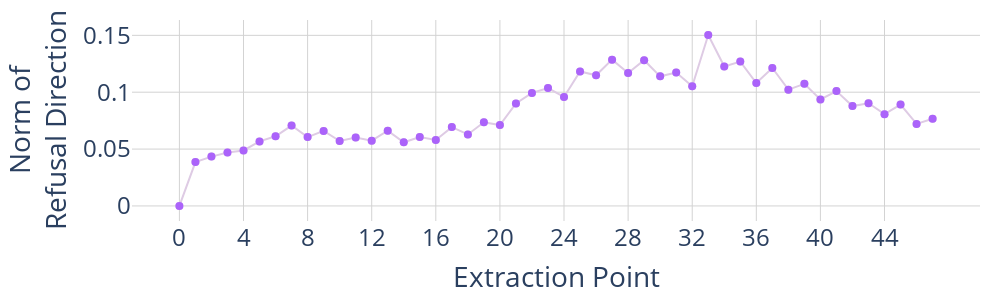
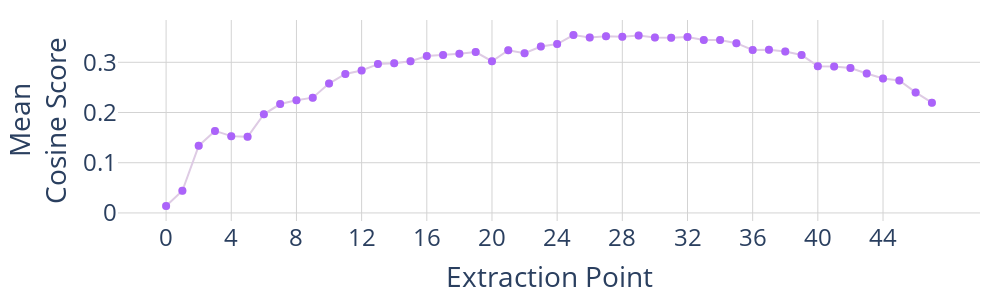

The cell these charts' notebook holds for them, in order:
### Code cell
from torch.nn.functional import normalize

layer_names = sum([[f"{i}", f"{i}-mid"] for i in range(num_layers)], [])
layer_names = [str(i) for i in range(2 * num_layers)]

harmful_acts_normed_mean_normed = normalize(
    harmful_acts_normed_mean[:, :, chosen_token], dim=-1
)
harmless_acts_normed_mean_normed = normalize(
    harmless_acts_normed_mean[:, :, chosen_token], dim=-1
)
raw_dirs = harmful_acts_normed_mean_normed - harmless_acts_normed_mean_normed

raw_dirs = raw_dirs.reshape((-1, raw_dirs.shape[-1]))

fig = go.Figure()

fig.add_trace(
    go.Scatter(
        x=layer_names,
        y=raw_dirs.norm(dim=-1),
        mode="lines+markers",
        yaxis="y",
        marker_color=colour_map_light["neutral"],
        marker_size=8,
        showlegend=False,
    )
)
fig.add_trace(
    go.Scatter(
        x=layer_names[::],
        y=raw_dirs.norm(dim=-1)[::],
        mode="markers",
        yaxis="y",
        marker_color=colour_map["neutral"],
        marker_size=8,
        showlegend=False,
    )
)

print(layer_names[np.argmax(raw_dirs.norm(dim=-1)[:-1])])


fig.update_layout(
    # title=(
    #     "Statistics of refusal direction candidates at each layer"
    #     f" layer for {MODEL_PATH}"
    # ),
    plot_bgcolor="white",
    grid=dict(rows=1, columns=1),
    xaxis=dict(
        type="category",
        title=dict(text="Extraction Point", font=dict(size=28)),
        dtick=4,
        gridcolor="lightgrey",
        tickfont=dict(size=24),
    ),
    yaxis=dict(
        title=dict(text="Norm of<br>Refusal Direction", font=dict(size=28)),
        gridcolor="lightgrey",
        zeroline=False,
        tickfont=dict(size=24),
    ),
    hovermode="x unified",
    height=300,
    width=1000,
    # width=20 + 12 * len(x_values),
    margin=dict(l=20, r=20, t=20, b=20),
)
fig.show()

flatten_dirs = refusal_dirs.reshape(-1, refusal_dirs.shape[-1])
pairwise_cosine = flatten_dirs @ flatten_dirs.T
# pairwise_cosine = np.arccos(pairwise_cosine)
mean_cosine = np.nanmean(pairwise_cosine, axis=-1)

fig = go.Figure()
fig.add_trace(
    go.Scatter(
        x=layer_names,
        y=mean_cosine,
        mode="lines+markers",
        yaxis="y",
        marker_color=colour_map_light["neutral"],
        showlegend=False,
        marker_size=8,
    )
)
fig.add_trace(
    go.Scatter(
        x=layer_names[::],
        y=mean_cosine[::],
        mode="markers",
        yaxis="y",
        marker_color=colour_map["neutral"],
        showlegend=False,
        marker_size=8,
    )
)

# fig.add_trace(
#     go.Scatter(
#         x=layer_names,
#         y=raw_dirs.norm(dim=-1) + mean_cosine / mean_cosine.max(),
#         mode="lines+markers",
#         yaxis="y3",
#         marker_color=colour_map_light["neutral"],
#         showlegend=False
#     )
# )

fig.update_layout(
    # title=(
    #     "Statistics of refusal direction candidates at each extraction point"
    #     f" for {MODEL_PATH}"
    # ),
    plot_bgcolor="white",
    grid=dict(rows=1, columns=1),
    xaxis=dict(
        type="category",
        title=dict(text="Extraction Point", font=dict(size=28)),
        dtick=4,
        gridcolor="lightgrey",
        tickfont=dict(size=24),
    ),
    yaxis=dict(
        title=dict(text=f"Mean<br>Cosine Score", font=dict(size=28)),
        gridcolor="lightgrey",
        zeroline=False,
        tickfont=dict(size=24),
    ),
    hovermode="x unified",
    height=300,
    width=1000,
    # width=20 + 12 * len(x_values),
    margin=dict(l=20, r=20, t=20, b=20),
)

fig.show()
layer_names[np.nanargmax(mean_cosine)]

### Figure 1 — Plotly figure (JSON) as saved in the notebook; plotly's stock layout.template omitted (floating-point values rounded to 4 significant figures)
{"data": [{"marker": {"color": "rgb(222,203,228)", "size": 8}, "mode": "lines+markers", "showlegend": false, "type": "scatter", "x": ["0", "1", "2", "3", "4", "5", "6", "7", "8", "9", "10", "11", "12", "13", "14", "15", "16", "17", "18", "19", "20", "21", "22", "23", "24", "25", "26", "27", "28", "29", "30", "31", "32", "33", "34", "35", "36", "37", "38", "39", "40", "41", "42", "43", "44", "45", "46", "47"], "y": [2.828e-08, 0.03854, 0.0434, 0.04695, 0.0488, 0.05675, 0.06128, 0.07069, 0.06056, 0.066, 0.05708, 0.06022, 0.0574, 0.06615, 0.05599, 0.06056, 0.05799, 0.06931, 0.06286, 0.07354, 0.07114, 0.09014, 0.09931, 0.1036, 0.09587, 0.1182, 0.1149, 0.1286, 0.1169, 0.1281, 0.114, 0.1173, 0.1052, 0.1503, 0.1227, 0.1269, 0.108, 0.1214, 0.1023, 0.1074, 0.09364, 0.101, 0.0878, 0.09032, 0.08073, 0.08912, 0.07215, 0.07669], "yaxis": "y"}, {"marker": {"color": "#AB63FA", "size": 8}, "mode": "markers", "showlegend": false, "type": "scatter", "x": ["0", "1", "2", "3", "4", "5", "6", "7", "8", "9", "10", "11", "12", "13", "14", "15", "16", "17", "18", "19", "20", "21", "22", "23", "24", "25", "26", "27", "28", "29", "30", "31", "32", "33", "34", "35", "36", "37", "38", "39", "40", "41", "42", "43", "44", "45", "46", "47"], "y": [2.828e-08, 0.03854, 0.0434, 0.04695, 0.0488, 0.05675, 0.06128, 0.07069, 0.06056, 0.066, 0.05708, 0.06022, 0.0574, 0.06615, 0.05599, 0.06056, 0.05799, 0.06931, 0.06286, 0.07354, 0.07114, 0.09014, 0.09931, 0.1036, 0.09587, 0.1182, 0.1149, 0.1286, 0.1169, 0.1281, 0.114, 0.1173, 0.1052, 0.1503, 0.1227, 0.1269, 0.108, 0.1214, 0.1023, 0.1074, 0.09364, 0.101, 0.0878, 0.09032, 0.08073, 0.08912, 0.07215, 0.07669], "yaxis": "y"}], "layout": {"grid": {"columns": 1, "rows": 1}, "height": 300, "hovermode": "x unified", "margin": {"b": 20, "l": 20, "r": 20, "t": 20}, "plot_bgcolor": "white", "width": 1000, "xaxis": {"dtick": 4, "gridcolor": "lightgrey", "tickfont": {"size": 24}, "title": {"font": {"size": 28}, "text": "Extraction Point"}, "type": "category"}, "yaxis": {"gridcolor": "lightgrey", "tickfont": {"size": 24}, "title": {"font": {"size": 28}, "text": "Norm of<br>Refusal Direction"}, "zeroline": false}}}

### Figure 2 — Plotly figure (JSON) as saved in the notebook; plotly's stock layout.template omitted (floating-point values rounded to 4 significant figures)
{"data": [{"marker": {"color": "rgb(222,203,228)", "size": 8}, "mode": "lines+markers", "showlegend": false, "type": "scatter", "x": ["0", "1", "2", "3", "4", "5", "6", "7", "8", "9", "10", "11", "12", "13", "14", "15", "16", "17", "18", "19", "20", "21", "22", "23", "24", "25", "26", "27", "28", "29", "30", "31", "32", "33", "34", "35", "36", "37", "38", "39", "40", "41", "42", "43", "44", "45", "46", "47"], "y": [0.01392, 0.04413, 0.1337, 0.1634, 0.153, 0.1515, 0.1965, 0.2169, 0.2242, 0.2296, 0.2576, 0.2767, 0.2837, 0.2964, 0.2979, 0.302, 0.3126, 0.3146, 0.3172, 0.3205, 0.3021, 0.3241, 0.3183, 0.3313, 0.3363, 0.3542, 0.3495, 0.3517, 0.3508, 0.3532, 0.3492, 0.349, 0.3505, 0.3443, 0.3443, 0.3381, 0.3247, 0.325, 0.3214, 0.3147, 0.2922, 0.2916, 0.2886, 0.2778, 0.2678, 0.2637, 0.24, 0.2197], "yaxis": "y"}, {"marker": {"color": "#AB63FA", "size": 8}, "mode": "markers", "showlegend": false, "type": "scatter", "x": ["0", "1", "2", "3", "4", "5", "6", "7", "8", "9", "10", "11", "12", "13", "14", "15", "16", "17", "18", "19", "20", "21", "22", "23", "24", "25", "26", "27", "28", "29", "30", "31", "32", "33", "34", "35", "36", "37", "38", "39", "40", "41", "42", "43", "44", "45", "46", "47"], "y": [0.01392, 0.04413, 0.1337, 0.1634, 0.153, 0.1515, 0.1965, 0.2169, 0.2242, 0.2296, 0.2576, 0.2767, 0.2837, 0.2964, 0.2979, 0.302, 0.3126, 0.3146, 0.3172, 0.3205, 0.3021, 0.3241, 0.3183, 0.3313, 0.3363, 0.3542, 0.3495, 0.3517, 0.3508, 0.3532, 0.3492, 0.349, 0.3505, 0.3443, 0.3443, 0.3381, 0.3247, 0.325, 0.3214, 0.3147, 0.2922, 0.2916, 0.2886, 0.2778, 0.2678, 0.2637, 0.24, 0.2197], "yaxis": "y"}], "layout": {"grid": {"columns": 1, "rows": 1}, "height": 300, "hovermode": "x unified", "margin": {"b": 20, "l": 20, "r": 20, "t": 20}, "plot_bgcolor": "white", "width": 1000, "xaxis": {"dtick": 4, "gridcolor": "lightgrey", "tickfont": {"size": 24}, "title": {"font": {"size": 28}, "text": "Extraction Point"}, "type": "category"}, "yaxis": {"gridcolor": "lightgrey", "tickfont": {"size": 24}, "title": {"font": {"size": 28}, "text": "Mean<br>Cosine Score"}, "zeroline": false}}}
